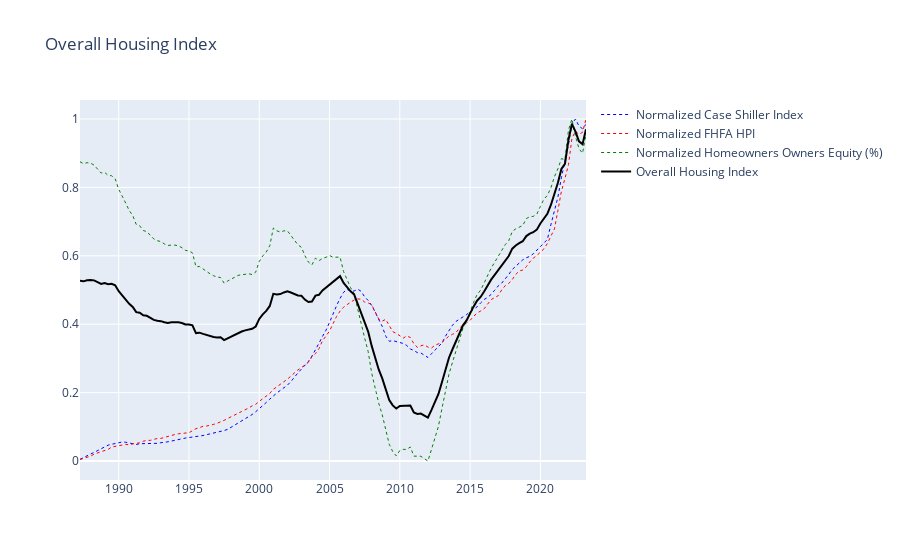

The code cell stored with this chart in its notebook:
### Code cell
# Plot Resulting Housing Data

fig = go.Figure()
fig.add_trace(go.Scatter(
    x = norm_housing_df['Date'],
    y = norm_housing_df['Normalized Case Shiller Index'],
    line = dict(color='blue', width=1, dash='dot'),
    showlegend=True,
    name="Normalized Case Shiller Index"
))

fig.add_trace(go.Scatter(
    x = norm_housing_df['Date'],
    y = norm_housing_df['Normalized FHFA HPI'],
    line = dict(color='red', width=1, dash='dot'),
    showlegend=True,
    name="Normalized FHFA HPI"
))
fig.add_trace(go.Scatter(
    x = norm_housing_df['Date'],
    y = norm_housing_df['Normalized Homeowners Owners Equity (%)'],
    line = dict(color='green', width=1, dash='dot'),
    showlegend=True,
    name="Normalized Homeowners Owners Equity (%)"
))
fig.add_trace(go.Scatter(
    x = norm_housing_df['Date'],
    y = norm_housing_df['Overall Housing Index'],
    line = dict(color='black', width=2),
    showlegend=True,
    name="Overall Housing Index"
))

fig.update_layout(
    title="Overall Housing Index"
)

### Figure 1 — Plotly figure (JSON) as saved in the notebook; plotly's stock layout.template omitted (floating-point values rounded to 4 significant figures; data arrays with more than 128 entries replaced by an {"elided": "..."} marker saying what was removed)
{"data": [{"line": {"color": "blue", "dash": "dot", "width": 1}, "name": "Normalized Case Shiller Index", "showlegend": true, "type": "scatter", "x": {"elided": "145 str values"}, "y": {"elided": "145 float values"}}, {"line": {"color": "red", "dash": "dot", "width": 1}, "name": "Normalized FHFA HPI", "showlegend": true, "type": "scatter", "x": {"elided": "145 str values"}, "y": {"elided": "145 float values"}}, {"line": {"color": "green", "dash": "dot", "width": 1}, "name": "Normalized Homeowners Owners Equity (%)", "showlegend": true, "type": "scatter", "x": {"elided": "145 str values"}, "y": {"elided": "145 float values"}}, {"line": {"color": "black", "width": 2}, "name": "Overall Housing Index", "showlegend": true, "type": "scatter", "x": {"elided": "145 str values"}, "y": {"elided": "145 float values"}}], "layout": {"title": {"text": "Overall Housing Index"}}}
